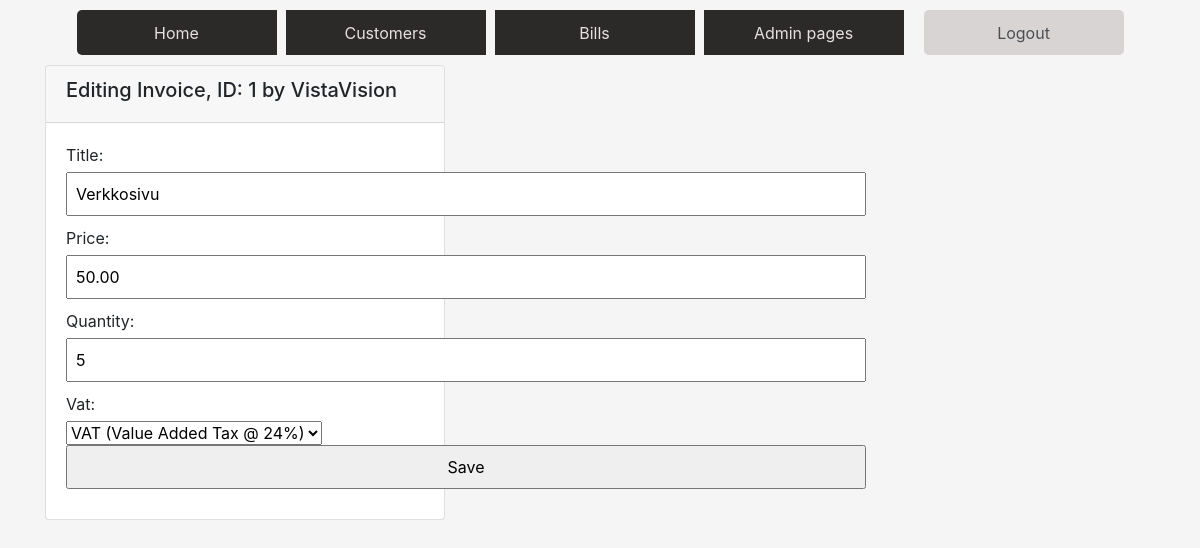
Before: /edit-invoice-get/1/ with the older database file.
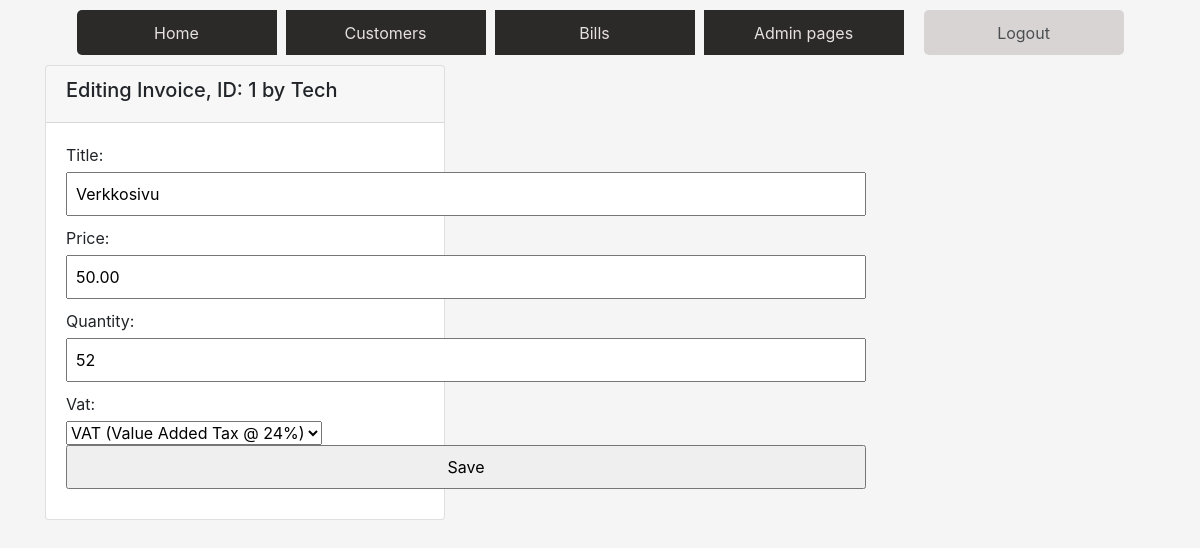
After: the same page with the newer database file.
### app/models.py (models this page shows, shortened)
class Invoice(models.Model):
    invoiceDate = models.DateTimeField(auto_now_add=True)
    dueDate = models.DateTimeField(default=datetime.now() + timedelta(days=14)) #time + 14 days
    customerAccount = models.ForeignKey(CustomerAccount, on_delete =models.PROTECT)
    account = models.ForeignKey(Account, on_delete =models.PROTECT)

class CustomerAccount(models.Model):
    name = models.CharField(max_length = 50, default=None)
    address = models.CharField(max_length = 50, default=None)
    phone = models.CharField(max_length = 50, default=None)
    mail = models.CharField(max_length = 50, default=None)
    vat = models.CharField(max_length = 20, default=None)
    account = models.ForeignKey(Account, on_delete =models.PROTECT)

### app/views.py (the view)
# urls.py: path('edit-invoice-get/<int:id>/', edit_invoice_get, name='edit_invoice_get'),
def edit_invoice_get(request, id):
    invoices = get_object_or_404(Invoice, id=id)
    invoicerow = InvoiceRows.objects.filter(invoice=invoices)   # Hakee laskuun liittyvät laskurivit.
    formset = InvoiceRowFormSet(queryset=invoicerow)         # Luo lomakesarja haetuille laskuriveille.
    context = {'invoice': invoices, 'formset': formset}
    return render(request, "invoiceedit.html", context)

### app/models.py (called while the page is built)
    def __str__(self):
        return self.description

### app/templates/invoiceedit.html (shortened to what this page needs)
{% extends 'index.html' %}
{% block content %}
<div class="card" style="width: 25rem;">
    <div class="card-header">
        <h5>Editing Invoice, ID: {{ invoice.id }} by {{ invoice.customerAccount.name }} </h5>
    </div>
    <div class="card-body">
        <form method="post" action="{% url 'edit_invoice_post' invoice.id %}">
            {% for form in formset %}
            {{ form.as_table }}
            {% endfor %}
            <input type="submit" value="Save">
        </form>
    </div>
</div>
{% endblock %}

Changed rows visible on the page:
changed through a linked row, Invoice id 1: customerAccount.name "VistaVision" → "Tech"
Other visible differences:
form field as_table: "5" → "52"
